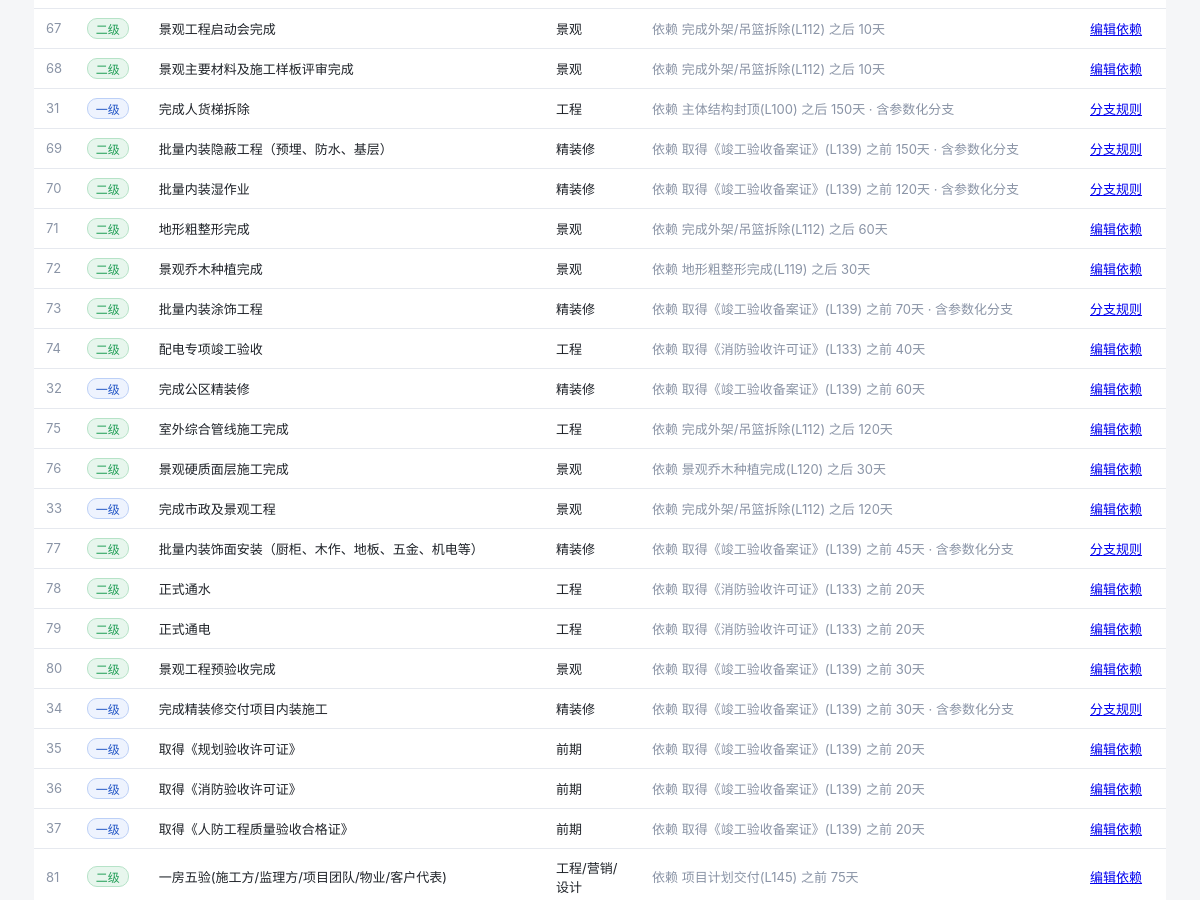
/std-nodes (middle part), run on an earlier commit of the app's database.
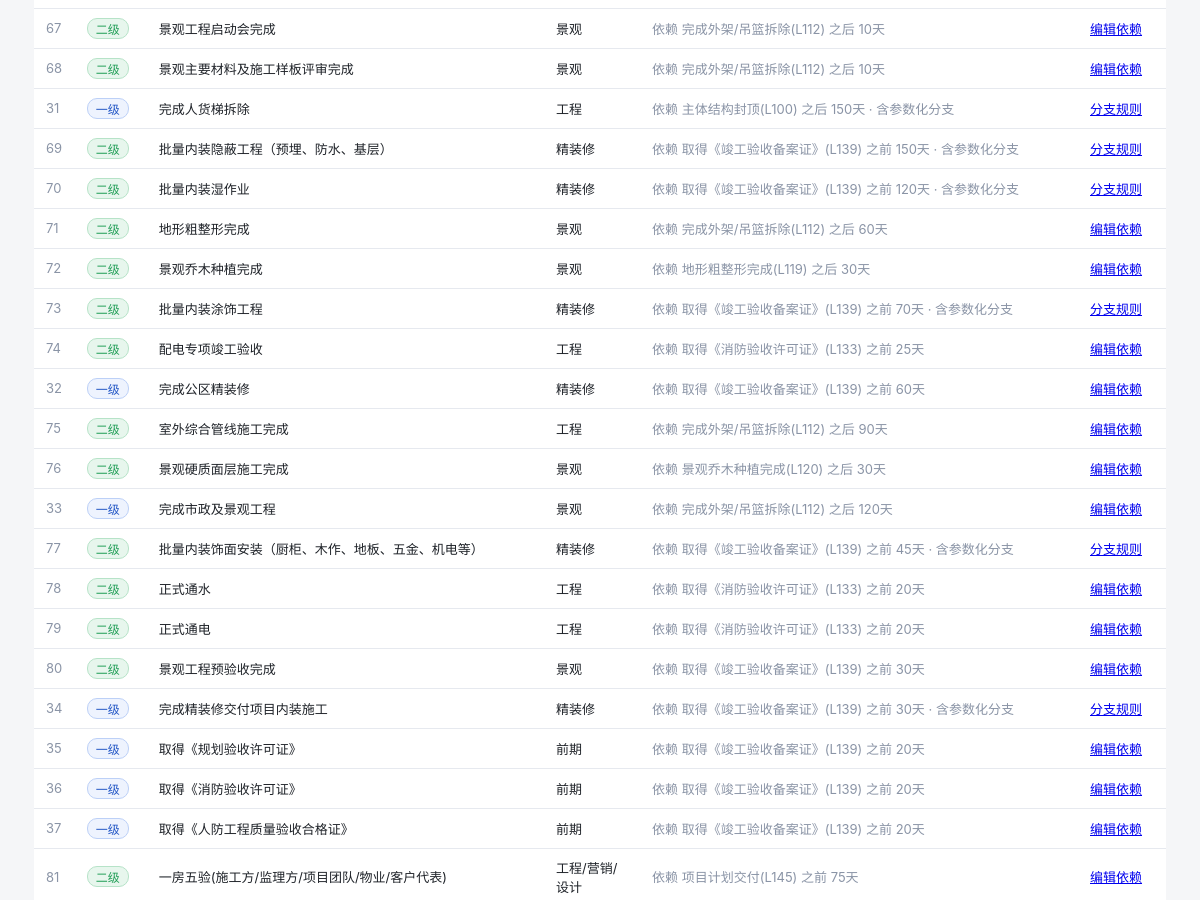
And on a later commit of the database.
### tables this page shows
CREATE TABLE "std_node" ("id" INTEGER PRIMARY KEY, "excel_row" INTEGER, "level" TEXT, "seq" INTEGER, "name" TEXT, "profession_id" INTEGER, "deliverable" TEXT, "support_doc" TEXT, "duration" INTEGER, "tmpl_finish_formula" TEXT, "depend_row" INTEGER, "offset_days" INTEGER, "base_is_t0" INTEGER, "has_condition" INTEGER, "version_no" INTEGER);

CREATE TABLE "profession" ("id" INTEGER PRIMARY KEY, "code" TEXT, "name" TEXT, "remark" TEXT);

### app/app.py (the view)
@app.route("/std-nodes")
def std_nodes():
    con = db(); cur = con.cursor()
    cur.execute("SELECT id,excel_row,level,seq,name,profession_id,tmpl_finish_formula,depend_row,offset_days,base_is_t0 FROM std_node ORDER BY excel_row")
    nodes = cur.fetchall()
    cur.execute("SELECT id,name FROM profession")
    prof = {r["id"]: r["name"] for r in cur.fetchall()}
    cur.execute("SELECT id,excel_row,level,seq,name FROM std_node")
    node_meta = {r["id"]: r for r in cur.fetchall()}
    cur.execute("SELECT std_node_id,depend_row,offset_days,base_is_t0,direction,depend_std_node_id FROM std_node_dependency")
    deps = {(r["std_node_id"]): r for r in cur.fetchall()}
    cur.execute("SELECT DISTINCT std_node_id FROM std_node_rule")
    rule_ids = {r["std_node_id"] for r in cur.fetchall()}
    cur.close(); con.close()
    for n in nodes:
        n["prof"] = prof.get(n["profession_id"], "—")
        dp = deps.get(n["id"])
        if dp:
            if dp["base_is_t0"]:
                n["dep_desc"] = "T0基准" + (f" +{dp['offset_days']}天" if dp["offset_days"] else "")
            else:
                dn = node_meta.get(dp["depend_std_node_id"])
                dname = dn["name"] if dn else f"L{dp['depend_row']}"
                n["dep_desc"] = (f"依赖 {dname}(L{dp['depend_row']}) "
                                 f"{dp['direction']} {abs(dp['offset_days'])}天")
        else:
            n["dep_desc"] = "—"
        if n["id"] in rule_ids:
            n["dep_desc"] += " · 含参数化分支"
    return render_template("std_nodes.html", nodes=nodes, rule_ids=rule_ids, total=len(nodes))

### app/app.py (called while the page is built)
def db():
    return get_conn()

### db/dbconn.py (called while the page is built, shortened)
def _dict_factory(cursor, row):
    return {col[0]: row[i] for i, col in enumerate(cursor.description)}

def get_conn():
    con = sqlite3.connect(SQLITE_PATH, check_same_thread=False)
    con.row_factory = _dict_factory
    con.execute("PRAGMA journal_mode=DELETE")
    con.execute("PRAGMA busy_timeout=5000")
    return con

### app/templates/std_nodes.html (shortened to what this page needs)
<meta charset="UTF-8">{% extends "base.html" %}
{% block content %}
<div class="section">
  <table>
    <tbody>
    {% for n in nodes %}
      <tr>
        <td class="muted">{{ n.seq or '—' }}</td>
        <td>{% if n.level %}<span class="lvtag lv-{{ n.level }}">{{ n.level }}</span>{% else %}—{% endif %}</td>
        <td>{{ n.name }}</td>
        <td>{{ n.prof }}</td>
        <td class="muted">{{ n.dep_desc }}</td>
        <td>
          {% if n.id in rule_ids %}
            <a href="{{ url_for('edit_std_node_rules', nid=n.id) }}">分支规则</a>
          {% else %}
            <a href="{{ url_for('edit_std_node', nid=n.id) }}">编辑依赖</a>
          {% endif %}
        </td>
      </tr>
    {% endfor %}
    </tbody>
  </table>
</div>
{% endblock %}

What changed in the data, as far as the page shows it:
changed std_node "配电专项竣工验收": dep_desc "依赖 取得《消防验收许可证》(L133) 之前 40天" → "依赖 取得《消防验收许可证》(L133) 之前 25天"
changed std_node "室外综合管线施工完成": dep_desc "依赖 完成外架/吊篮拆除(L112) 之后 120天" → "依赖 完成外架/吊篮拆除(L112) 之后 90天"
